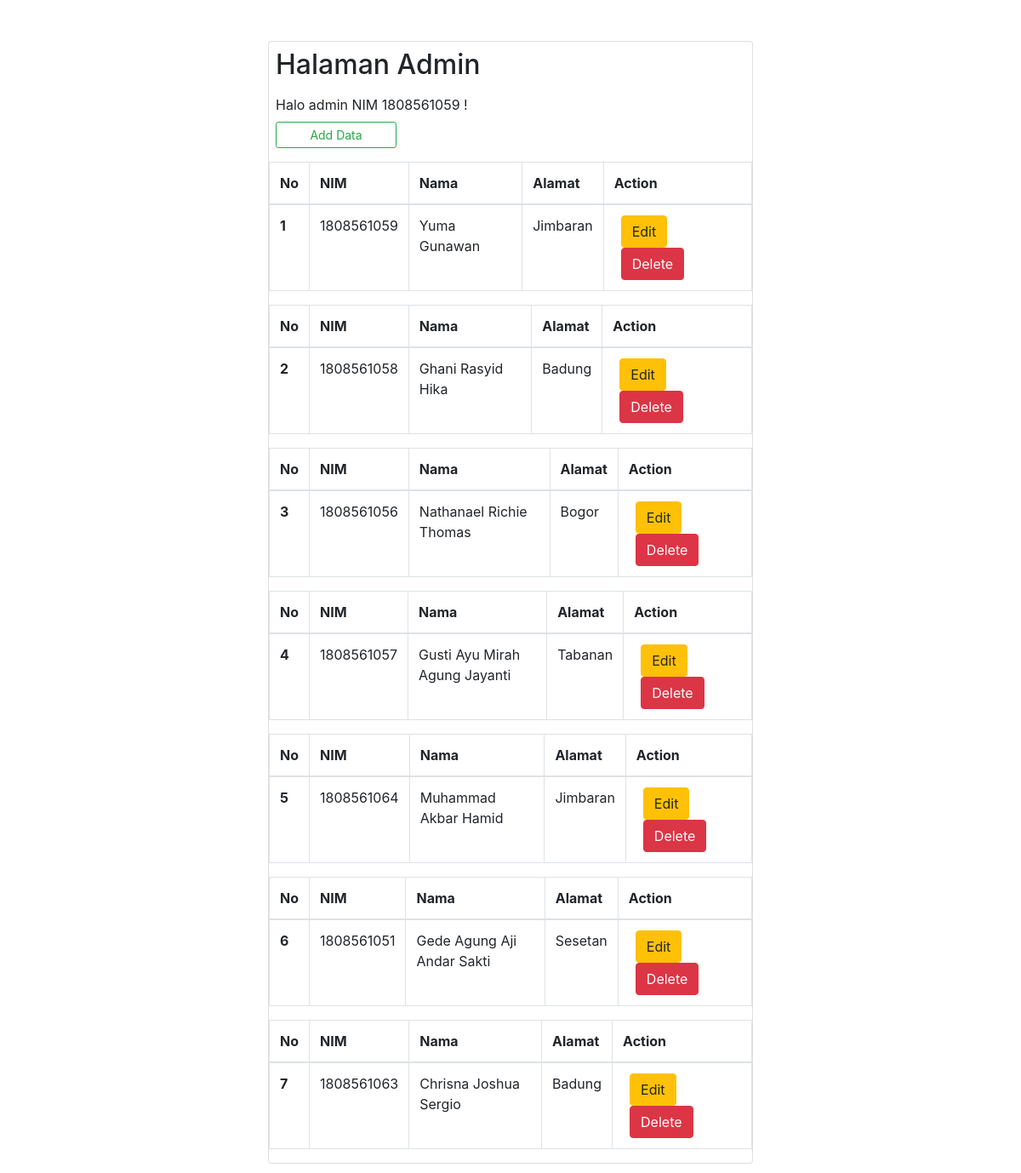
Screenshot of /admin.php (signed in) with the database file from the repository.
### tables this page shows
CREATE TABLE `mahasiswa` (
  `id` int(5) NOT NULL,
  `username` varchar(20) NOT NULL,
  `password` varchar(20) NOT NULL,
  `nim` varchar(20) NOT NULL,
  `nama` varchar(50) NOT NULL,
  `alamat` varchar(100) NOT NULL,
  `level` int(2) NOT NULL
);

### readData.php (the view)
<?php
    include "koneksi.php";
    $level = $_SESSION['level'];
    $id = $_SESSION['id'];
    $query = mysqli_query($koneksi, "SELECT * FROM mahasiswa");
    $number = 1;
    while($res = mysqli_fetch_array($query)){
        echo '<div></div>
        <table class="table table-bordered">
        <thead>
            <tr>
            <th scope="col">No</th>
            <th scope="col">NIM</th>
            <th scope="col">Nama</th>
            <th scope="col">Alamat</th>
            <th scope="col">Action</th>
            </tr>
        </thead>
        <tbody>
            <tr>
            <th scope="row">' . $number++ . '</th>
            <td>' . $res['nim'] . '</td>
            <td>' . $res['nama'] . '</td>
            <td>' . $res['alamat'] . '</td>
            ' . ($level == 1 ? '
            <td>
                <a id="edit" name="edit" href="admin.php?id=' . $res['id'] . '" class="btn btn-warning btn-md mx-2">Edit</a>
                <a id="delete" name="delete" href="deleteData.php?id=' . $res['id'] . '" class="btn btn-danger btn-md mx-2">Delete</a>
            </td>' : '') . '
            ' . ($level == 2 && $id == $res['id'] ? '
            <td>
                <a id="edit" name="edit" href="guest.php?id=' . $res['id'] . '" class="btn btn-warning btn-md mx-2">Edit</a>
            </td>' : '') . '
            </tr>
        </tbody>
        </table>';
    }
?>

### admin.php (shortened to what this page needs)
<?php
    $nim = $_SESSION['nim'];
?>
<!DOCTYPE html>
<html lang="en">
<head>
    <link rel="stylesheet" href="https://cdn.jsdelivr.net/npm/bootstrap@4.5.3/dist/css/bootstrap.min.css">
</head>
<body>
    <div class="col-md-6 mx-auto my-5">
        <div class="card">
            <h2 class="my-2 mx-2">Halaman Admin</h2>
            <p class="my-2 mx-2">Halo admin NIM <?php echo $nim; ?> !</p>
            <input id="add" name="add" type="submit" class="btn col-3 btn-sm btn-outline-success mx-2 mb-3" value="Add Data">
            <?php
                include 'readData.php';
            ?>
        </div>
    </div>
</body>
</html>

### rows the page displays
mahasiswa: nim "1808561059", nama "Yuma Gunawan", alamat "Jimbaran"
mahasiswa: nim "1808561058", nama "Ghani Rasyid Hika", alamat "Badung"
mahasiswa: nim "1808561056", nama "Nathanael Richie Thomas", alamat "Bogor"
mahasiswa: nim "1808561057", nama "Gusti Ayu Mirah Agung Jayanti", alamat "Tabanan"
mahasiswa: nim "1808561064", nama "Muhammad Akbar Hamid", alamat "Jimbaran"
mahasiswa: nim "1808561051", nama "Gede Agung Aji Andar Sakti", alamat "Sesetan"
mahasiswa: nim "1808561063", nama "Chrisna Joshua Sergio", alamat "Badung"

### other values shown
$nim "1808561059"
